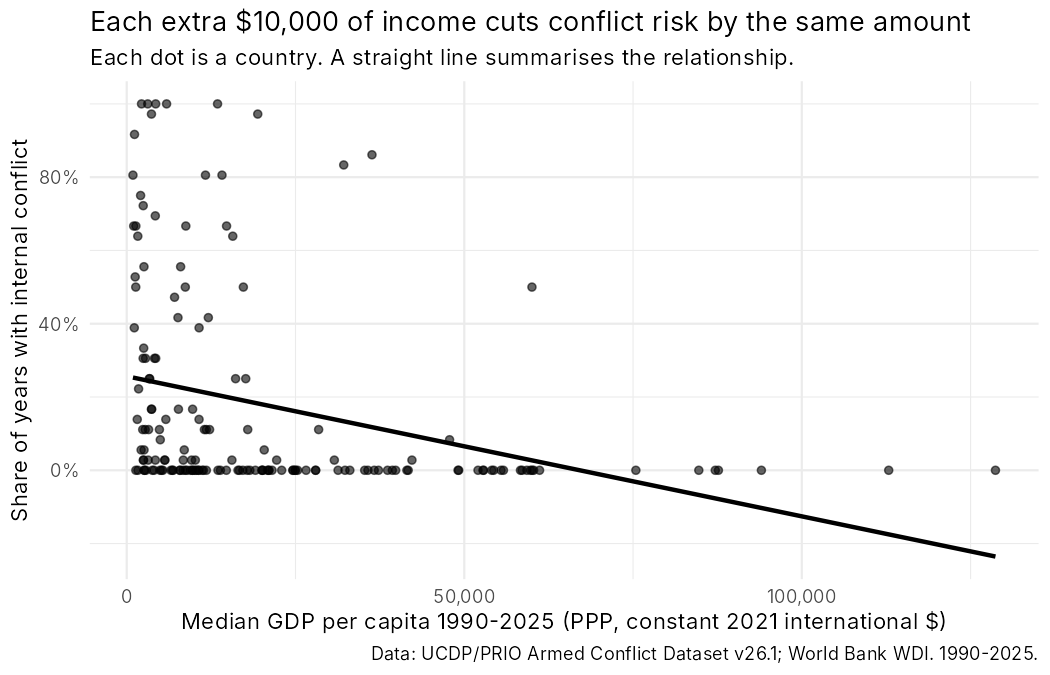

Write the R code that produced this figure.
# Figure 4
library(dplyr)
library(ggplot2)

d <- read.csv("data/lab2_full_table.csv")

# One row per country: typical income, and the share of years with conflict
by_country <- d %>%
  group_by(country) %>%
  summarise(median_gdppc = median(gdppc, na.rm = TRUE),
            share_conflict = mean(conflict))
nrow(by_country)

ggplot(by_country, aes(x = median_gdppc, y = share_conflict)) +
  geom_point(alpha = 0.6) +
  geom_smooth(method = "lm", se = FALSE, colour = "black") +
  scale_x_continuous(labels = scales::comma) +
  scale_y_continuous(labels = scales::percent) +
  labs(title = "Each extra $10,000 of income cuts conflict risk by the same amount",
       subtitle = "Each dot is a country. A straight line summarises the relationship.",
       x = "Median GDP per capita 1990-2025 (PPP, constant 2021 international $)",
       y = "Share of years with internal conflict",
       caption = "Data: UCDP/PRIO Armed Conflict Dataset v26.1; World Bank WDI. 1990-2025.") +
  theme_minimal()

ggsave("figure_4.png", width = 7, height = 4.5, dpi = 150, bg = "white")
